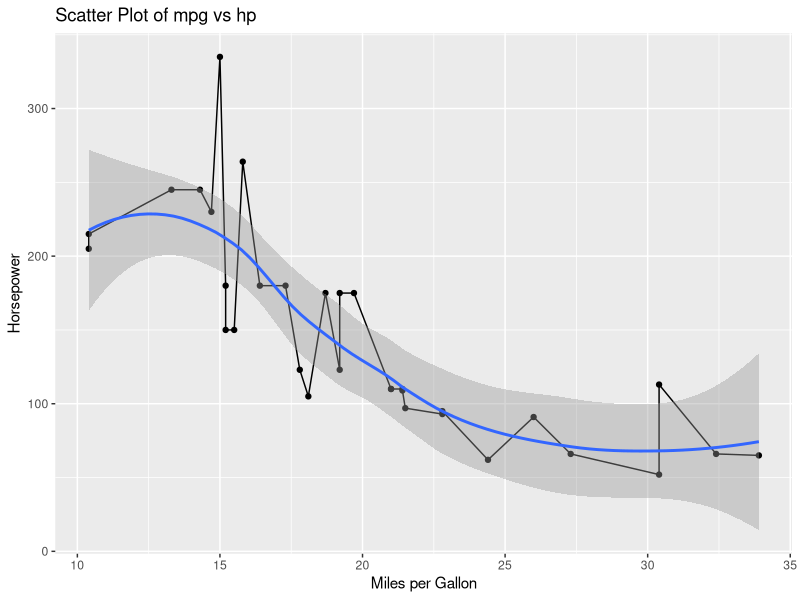

Recreate this plot in R.
# install.packages("ggplot2")

#import
library(ggplot2)

# Create a simple scatter plot
ggplot(mtcars, aes(x=mpg, y=hp)) +
  geom_point() +
  labs(title="Scatter Plot of mpg vs hp", x="Miles per Gallon", y="Horsepower") +
  geom_line()+
  geom_smooth(method = 'loess')

